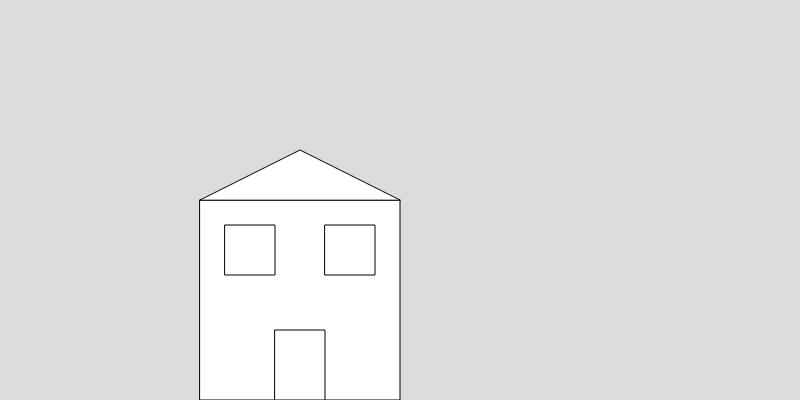
Frame 1 (no input)
Frame 60 (no input): identical to frame 1, image omitted
Frame 120 (the mouse pressed at the canvas centre since frame 60): identical to frame 1, image omitted

The p5.js sketch that drew this single still picture (run headless with seeded random() and noise() and a simulated clock; from frame 60 on, the mouse is pressed at the canvas centre):

// p5.js sketch
// ── sketch.js
function setup() {
  createCanvas(800, 400);
}

function draw() {
  background(220);
  tekenHuis(200, 200, 200, 200);
}

function addition(a, b) {
  return a + b; // TURNS OUT, RETURN IS ONLY FOR CALCULATING NUMBERS
}

let totaal = addition(10, 5);
console.log(totaal);

function tekenHuis(x, y, width, height) {
  rect(x, y, width, height);

  // DEUR
  rect(x + 75, y + 130, width - 150, height - 130);

  //RAMEN
  rect(x + 25, y + 25, width-150, height-150);
  rect(x + 125, y + 25, width-150, height-150);

  // DAK
  triangle(x, y, x + 100, y - 50, x + 200, y);
}
